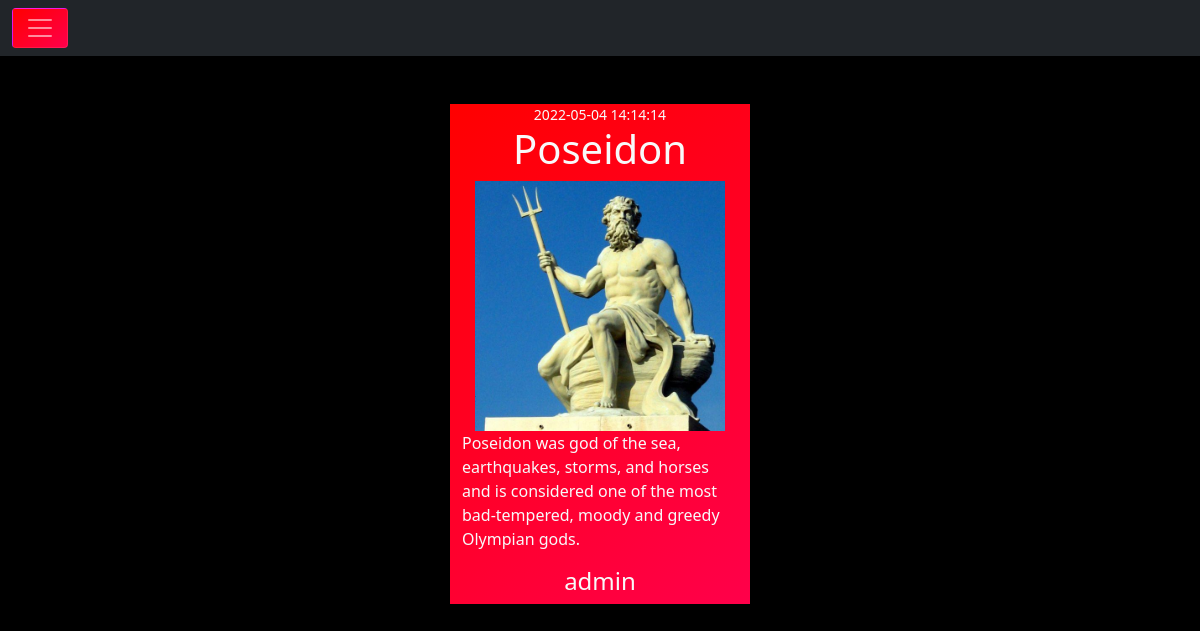
Page /view/article.php?id=2 on the committed database.
### tables this page shows
CREATE TABLE `articles` (
  `id` int(11) NOT NULL,
  `auteur_id` int(11) NOT NULL,
  `title` varchar(50) NOT NULL,
  `content` text NOT NULL,
  `image_url` varchar(255) NOT NULL,
  `date_time` datetime NOT NULL DEFAULT current_timestamp()
);

CREATE TABLE `users` (
  `id` int(11) NOT NULL,
  `username` varchar(50) NOT NULL,
  `pass` varchar(255) NOT NULL,
  `user_status` varchar(50) NOT NULL,
  `email` varchar(255) NOT NULL
);

### classes/database.class.php (called while the page is built, shortened)
<?php
class databaseCon{
    protected function connectDB(){
        try{
            $db="blog";
            $dbhost="localhost";
            $dbport=3306;
            $dbuser="root";
            $dbpasswd="";
            $pdo = new PDO('mysql:host='.$dbhost.';port='.$dbport.';dbname='.$db.'', $dbuser, $dbpasswd);
            $pdo->exec("SET CHARACTER SET utf8");
            return $pdo;
        }catch(Exception $e){
            die('Erreur : ' .$e->getMessage());
        }
    }
}
?>

### classes/article.class.php (called while the page is built, shortened)
<?php
include "database.class.php";
class getArticle extends databaseCon {
    public function fetchID($id){
        $stmt = $this->connectDB()->query('SELECT * FROM articles WHERE id = '.$id);
        $data = $stmt->fetchAll(PDO::FETCH_ASSOC);
        return $data;
    }
    public function fetchUser($id){
        $stmt = $this->connectDB()->query('SELECT username FROM users WHERE id = '.$id);
        $data = $stmt->fetchAll(PDO::FETCH_ASSOC);
        return $data;
    }
}
?>

### view/article.php (the view, shortened to what this page needs)
<?php
include "../classes/article.class.php";
$getArticle = new getArticle;
$article = $getArticle->fetchID($_GET['id']);
$author = $getArticle->fetchUser($article[0]["auteur_id"]);
?>
<!DOCTYPE html>
<html lang="en">
<head>
    <link rel="stylesheet" href="../assets/style.css">
    <link href="https://cdn.jsdelivr.net/npm/bootstrap@5.1.3/dist/css/bootstrap.min.css" rel="stylesheet">
</head>
<body class="dark-background">
<nav class="navbar navbar-dark bg-dark">
  <div class="container-fluid">
    <button class="navbar-toggler css-selector" type="button" data-bs-toggle="collapse" data-bs-target="#navbarToggleExternalContent" aria-controls="navbarToggleExternalContent" aria-expanded="false" aria-label="Toggle navigation">
      <span class="navbar-toggler-icon"></span>
    </button>
  </div>
</nav>
<section class="container w-25 my-5 d-flex justify-content-center align-items-center flex-column text-light css-selector">
  <small><?= $article[0]["date_time"]; ?></small>
  <h1><?= $article[0]["title"]; ?></h1>
  <img src="<?= $article[0]["image_url"]; ?>">
  <p><?= $article[0]["content"]; ?></p>
  <h4><?= $author[0]["username"]; ?></h4>
</section>
</body>
</html>

### assets/style.css (style rules this page uses)
.css-selector { background: linear-gradient(141deg, #ff0000, #ff00df, #0600ff); background-size: 600% 600%; -webkit-animation: gradientBackground 4s ease-in-out infinite; -moz-animation: gradientBackground 4s ease-in-out infinite; -o-animation: gradientBackground 4s ease-in-out infinite; animation: gradientBackground 4s ease-in-out infinite; }
.dark-background { background-color: #000; }
img { height: 250px; width: 250px; }

### rows in the picture
articles: date_time "2022-05-04 14:14:14", title "Poseidon", image_url (picture), content "Poseidon was god of the sea, earthquakes, storms, and horses and is considered one of the most bad-tempered, moody and greedy Olympian gods."
users: username "admin"
